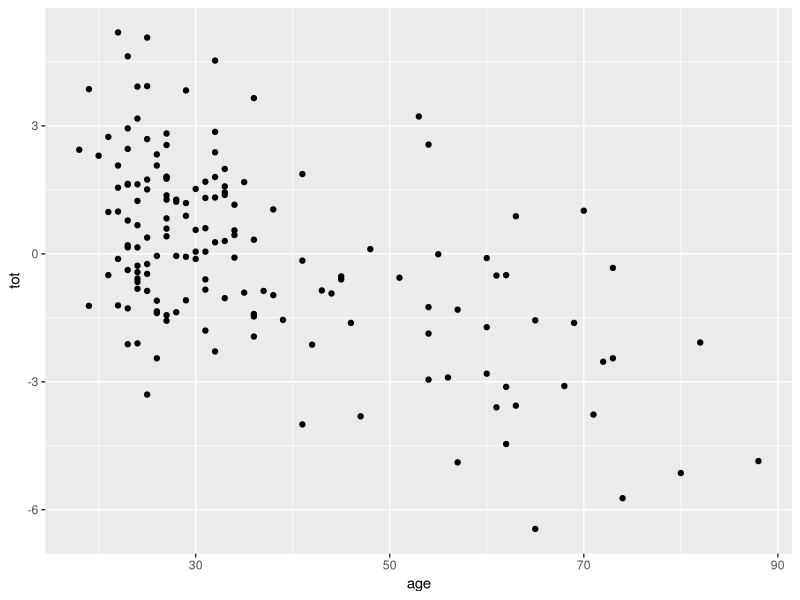
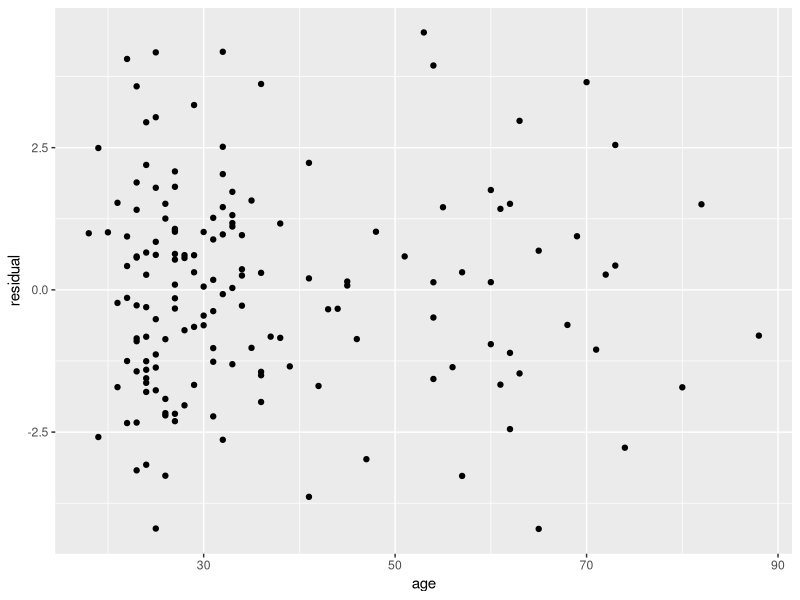
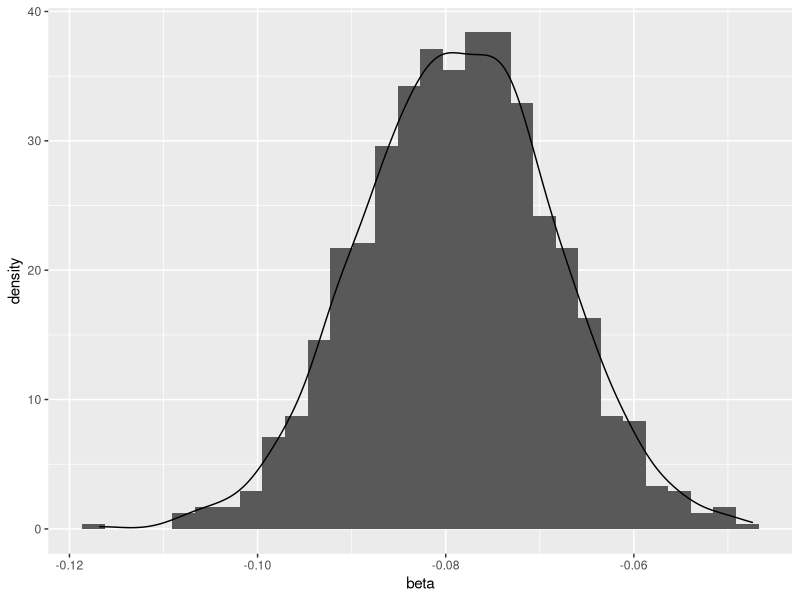
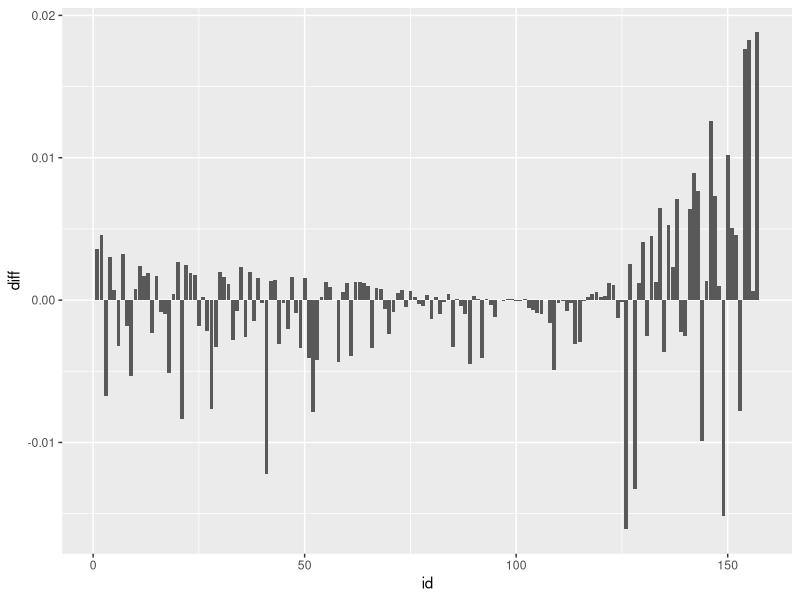
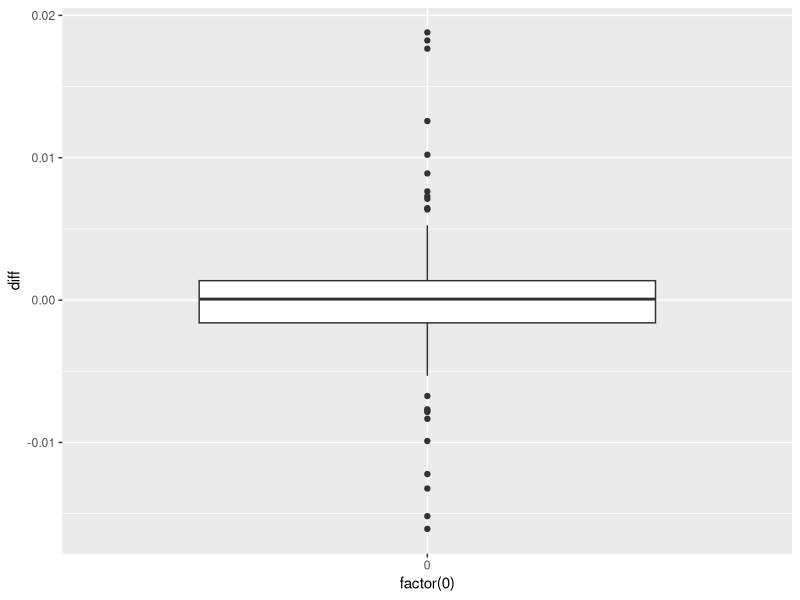
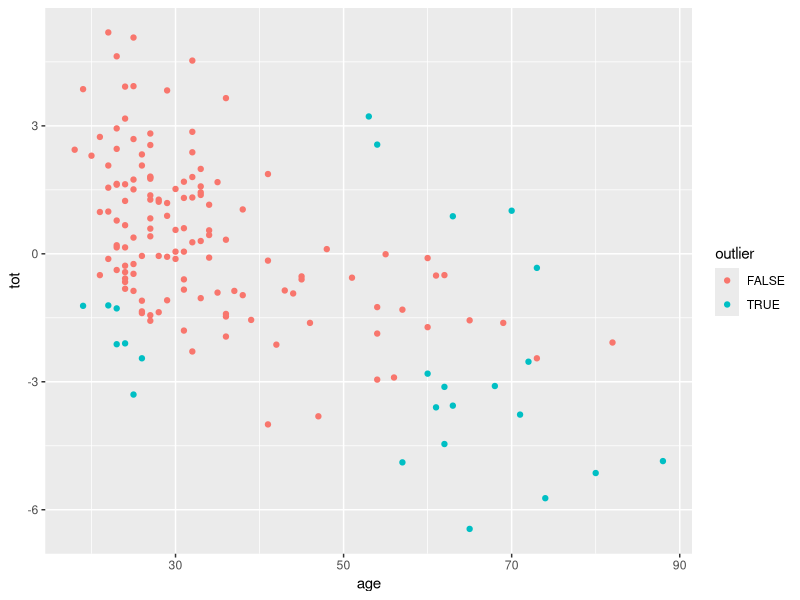
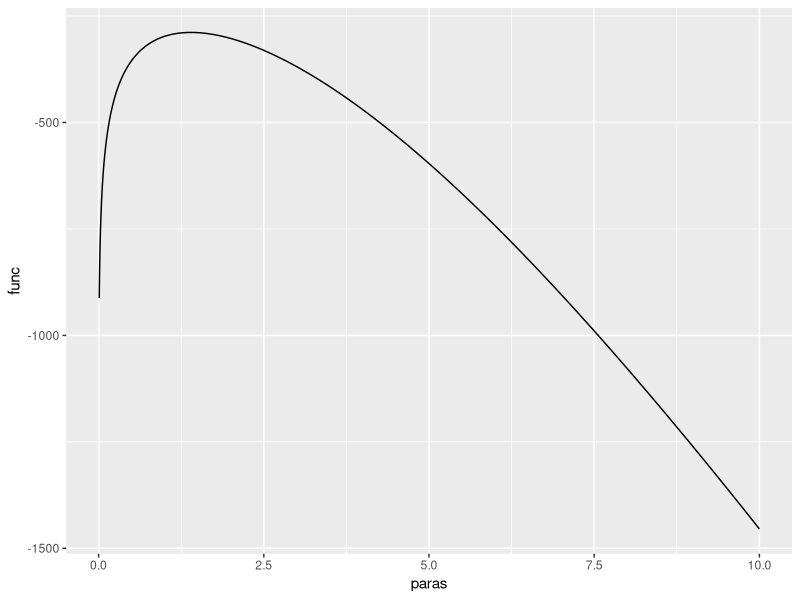
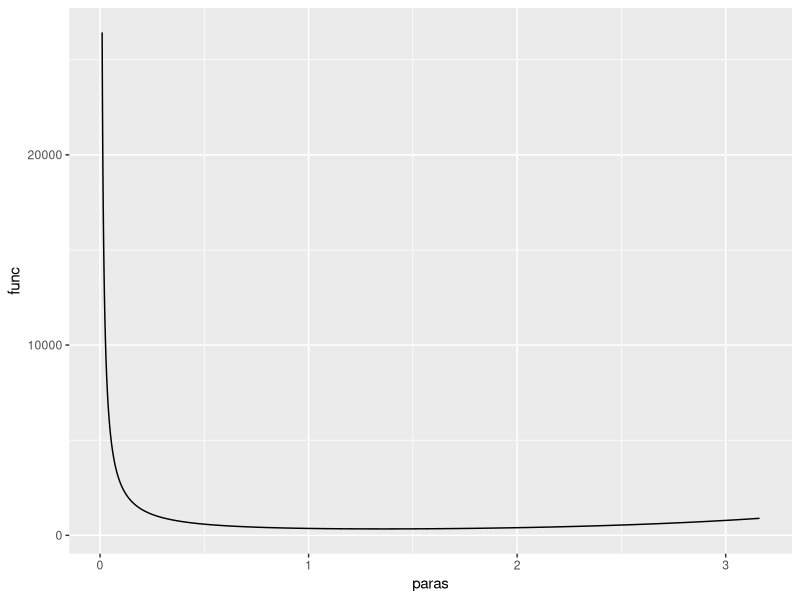

The R script that drew these images, in order:
## ---- chunk 1
knitr::opts_chunk$set(echo = TRUE)
knitr::opts_chunk$set(fig.width=4.5, fig.height=3)
library("dplyr")
## ---- chunk 2
lines <- readLines("kidney.txt")
## ---- chunk 3
numbers_vec <- lapply(lines, 
  function (line)  stringr::str_extract_all(line, "[-]?\\d+[\\.]?\\d*")) %>%
  unlist(recursive = FALSE) %>%
  Filter(f = function(x) length(x) == 3) %>%
  Map(f = function(x) lapply(x, as.numeric))
## ---- chunk 4
df <- do.call(rbind.data.frame, numbers_vec)
colnames(df) <- c("id", "age", "tot")
rownames(df) <- df$id
## ---- chunk 5
library(ggplot2)
scatterPlot <- ggplot(df, mapping = aes(x=age, y=tot)) + geom_point()
scatterPlot
## ---- chunk 6
Corr = cor(df$age, df$tot)
Corr
## ---- chunk 7
linearModel <- lm(tot ~ age, data = df)
summary(linearModel)
## ---- chunk 8
#prediction <- function(age) linearModel$coefficients * age + linearModel$
beta <- as.numeric(linearModel$coefficients["age"])
alpha <- as.numeric(linearModel$coefficients["(Intercept)"])
predict <- function (age) alpha + beta * age
## ---- chunk 9
predict(100)
## ---- chunk 10
res_df <- df %>% 
  dplyr::mutate(prediction = predict(df$age)) %>%
  dplyr::mutate(residual = tot - prediction)
## ---- chunk 11
ggplot(res_df) + geom_point(aes(x=age, y=residual))
## ---- chunk 12
minus <- function(x, y) max(y,x) - min(y,x)
betaIntNormal <- Reduce(minus, confint(linearModel)[2,])
betaIntAsym <- Reduce(minus, confint.default(linearModel)[2, ])
## ---- chunk 13
boot.stat <- function(data, indices){
data <- data[indices, ] # select cases in bootstrap sample
mod <- lm(tot ~ age, data=data) # refit model
coef(mod)["age"] # return coefficient vector
}
## ---- chunk 14
set.seed(12345) # for reproducibility
df.boot <- boot::boot(data=df, statistic=boot.stat, R=1000)
## ---- chunk 15
bootResult <- as.data.frame(df.boot$t) %>% 
  dplyr::rename(beta=V1)
## ---- chunk 16
ggplot(bootResult) +  
  geom_histogram(aes(x=beta,y=..density..)) +
  geom_density(aes(x=beta, y=..density..))
## ---- chunk 17
confInts <- boot::boot.ci(df.boot)
basicInt <- Reduce(minus, confInts$basic[4:5])
percentInt <- Reduce(minus, confInts$percent[4:5])
## ---- chunk 18
LeaveOneOutCorr <- function (idx)  {
  df_tmp <- df %>% dplyr::filter(id != idx)
  cor(df_tmp$age, df_tmp$tot) - Corr
}
## ---- chunk 19
corr_diff <- unlist(Map(LeaveOneOutCorr, seq.int(1, nrow(df))))
df_lou <- df %>% dplyr::mutate(diff=corr_diff)
## ---- chunk 20
ggplot(df_lou) + geom_col(aes(x=id, y=diff))
## ---- chunk 21
ggplot(df_lou, aes(x=factor(0), y=diff)) + geom_boxplot()
## ---- chunk 22
outlierDetect <- function(corrVal) {
  ifelse (abs(corrVal) > 0.005, TRUE, FALSE)
}
df_outlier <- df_lou %>% dplyr::mutate(outlier=outlierDetect(diff))
## ---- chunk 23
ggplot(df_outlier) + geom_point(aes(x=age, y=tot, color=outlier))
## ---- chunk 24
tbl1 <- data.frame(
  k = seq.int(2, 9),
  count = c(179, 51, 17, 6, 8, 1, 0, 2)
)
tbl1
## ---- chunk 25
logL <- function (mu) {
  prob_dist <- function(x) {
    exp(-mu) * mu^x / factorial(x) / 
      (1 - exp(-mu) - mu * exp(-mu))
  }
  data_ <- tbl1 %>% 
    dplyr::mutate(prob=prob_dist(k)) %>% # likelihood
    dplyr::mutate(likelihood=count*log(prob)) # log-likelihood
  sum(data_$likelihood) # sum them up
}
## ---- chunk 26
plot_curve <- function(pars, f) {
 df_curve <- data.frame(
  paras = pars,
  func = unlist(lapply(pars, f))
 )
 ggplot(df_curve, aes(x=paras, y=func)) + geom_line() 
}

plot_curve(10^seq.int(-2, 1, 0.01), logL)
## ---- chunk 27
opt <- optim(as.vector(c(1)), method = "BFGS", fn=function(x) {-logL(x)}, gr = NULL)
opt$par
## ---- chunk 28
fisher <- function(mu) {
  n <- 264
  n / mu + n*(mu+exp(-mu)-1)/exp(-mu)/(exp(-mu)-1-mu)^2
}
optimize(fisher, lower=0, upper=10)
## ---- chunk 29
plot_curve(10^seq.int(-2, 0.5, 0.01), fisher)
